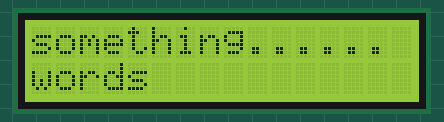
A sketch run on a simulated Arduino Uno, built with avr-gcc and run on an emulated ATmega328P. On the bench: 16×2 character LCD.

Above: at 1.91 s.
At 2.28 s:
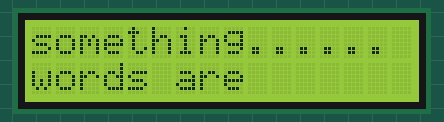
At 3.2 s:
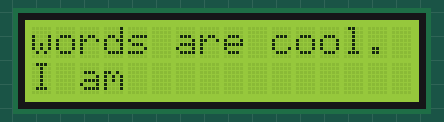
At 3.66 s:
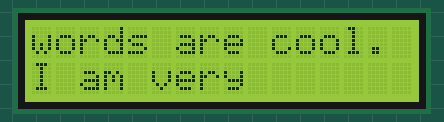
At 4.49 s:
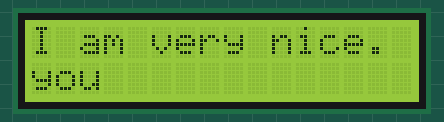
At 7.0 s:
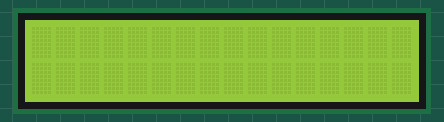

The sketch:

I2CCustom.ino
```cpp
// include the library code
#include <Wire.h>
#include <LiquidCrystal_I2C.h>
/**********************************************************/

bool hasNextLine();
void shiftLines();
void resetHolder();
void printLine(char*);
void printLine(int*, char*);

char* array0 = "               ";
char* array1 = "something......";  //the string to print on the LCD
char* array2 = "words are cool.";  //the string to print on the LCD
char* array3 = "I am very nice.";
char* array4 = "you are awesome";
char* array5 = "Hello, World...";

char* paragraph[6] = {array0, array1, array2, array3, array4, array5};

char* holder[2];

int lastLine;

int tim = 25;  //the value of delay time
			   // initialize the library with the numbers of the interface pins
LiquidCrystal_I2C lcd(0x27, 16, 2);  // set the LCD address to 0x27 for a 16 chars and 2 line display
									 /*********************************************************/
void setup()
{
	Serial.begin(9600);
	resetHolder();


	lcd.init();  //initialize the lcd
	lcd.backlight();  //open the backlight
					  //lcd.cursor();
}
/*********************************************************/


void loop()
{
	tim = 90;

	while (hasNextLine())
	{
		for (int ii = 0; ii <= 1; ii++) {
			lcd.setCursor(0, ii);
			printLine((ii == 1) ? &tim : nullptr, holder[ii]);
		}

		shiftLines();
		lcd.clear();
	}
	resetHolder();
	delay(1000);
}

bool hasNextLine()
{
	return (lastLine+1 > 6) ? false : true;
}


void shiftLines()
{
	holder[0] = holder[1];
	holder[1] = paragraph[++lastLine];
}

void resetHolder()
{
	lastLine = 1;
	holder[0] = paragraph[0];
	holder[1] = paragraph[lastLine];
}

void printLine(char* text)
{
	printLine(nullptr, text);
}

void printLine(int* delayT, char* text)
{
	for (int positionCounter1 = 0; positionCounter1 < 15; positionCounter1++)
	{

		lcd.print(text[positionCounter1]);  // Print a message to the LCD.

		if (delayT != nullptr)
		{
			//Serial.print(*delayT);
			//Serial.print(" : ");
			//Serial.println(tim);
			delay(*delayT);
		}


	}
}
```

Measured:
- by itself, everything shown: repeats every 7.9 s, in 68 steps
- what the display in image 5 shows lasts 1.0 s, from 7.0 s to 8.0 s
